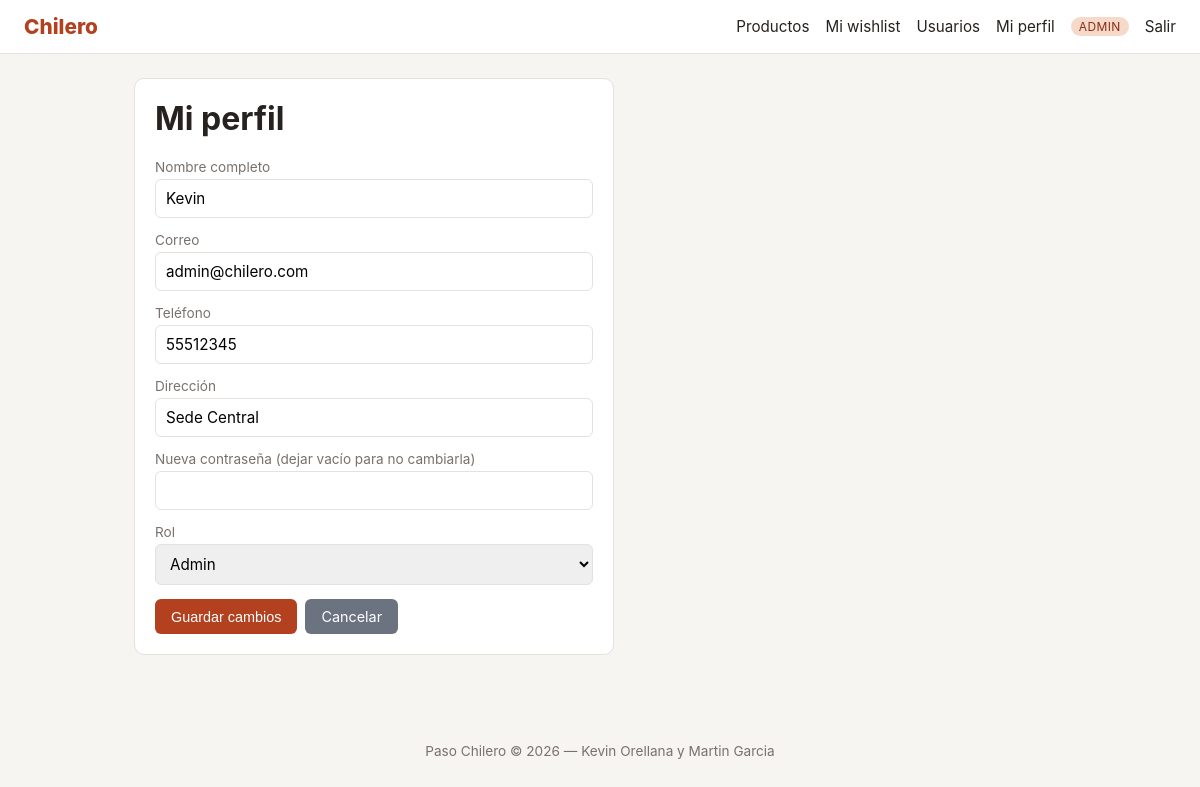
The app's page /usuarios/edit.php?id=1 (signed in) with its own data.
### tables this page shows
CREATE TABLE `usuario` (
    `id` INT(11) NOT NULL AUTO_INCREMENT,
    `nombre` VARCHAR(99) NOT NULL,
    `correo` VARCHAR(50) NOT NULL UNIQUE,
    `password` VARCHAR(255) NOT NULL,
    `telefono` VARCHAR(15) DEFAULT NULL,
    `direccion` VARCHAR(255) DEFAULT NULL,
    `tipo_usuario` ENUM('cliente','trabajador','admin') NOT NULL DEFAULT 'cliente',
    PRIMARY KEY (`id`)
);

### includes/auth.php (called while the page is built, shortened)
<?php
require_once __DIR__ . '/functions.php';
function currentRole(): ?string {
    return $_SESSION['user']['tipo_usuario'] ?? null;
}
function hasRole(array $roles): bool {
    $role = currentRole();
    return $role !== null && in_array($role, $roles, true);
}
function h(?string $value): string {
    return htmlspecialchars($value ?? '', ENT_QUOTES, 'UTF-8');
}

### includes/functions.php (called while the page is built, shortened)
<?php
function url(string $path = '/'): string {
    return BASE_URL . '/' . ltrim($path, '/');
}

### usuarios/edit.php (the view, shortened to what this page needs)
<?php
require __DIR__ . '/../config/db.php';
require __DIR__ . '/../includes/auth.php';
require_once __DIR__ . '/../includes/functions.php';
$sessionId = (int)($_SESSION['user']['id'] ?? 0);
$targetId  = (int)($_GET['id'] ?? $_POST['id'] ?? 0);
$isSelf = ($targetId === $sessionId);
$stmt = $pdo->prepare('SELECT * FROM usuario WHERE id = ?');
$stmt->execute([$targetId]);
$usuario = $stmt->fetch();
require __DIR__ . '/../includes/header.php';
?>
<div class="card" style="max-width:480px;">
    <h1><?= $isSelf ? 'Mi perfil' : 'Editar usuario' ?></h1>
    <form method="post" class="form-grid">
        <div>
            <label>Nombre completo</label>
            <input type="text" name="nombre" value="<?= h($usuario['nombre']) ?>" required>
        </div>
        <div>
            <label>Correo</label>
            <input type="email" name="correo" value="<?= h($usuario['correo']) ?>" required>
        </div>
        <div>
            <label>Teléfono</label>
            <input type="text" name="telefono" value="<?= h($usuario['telefono']) ?>">
        </div>
        <div>
            <label>Dirección</label>
            <input type="text" name="direccion" value="<?= h($usuario['direccion']) ?>">
        </div>
        <div>
            <label>Nueva contraseña (dejar vacío para no cambiarla)</label>
            <input type="password" name="password" minlength="6">
        </div>
        <div>
            <label>Rol</label>
            <?php if ($role === 'admin'): ?>
                <select name="tipo_usuario">
                    <option value="admin"      <?= $usuario['tipo_usuario']==='admin'?'selected':'' ?>>Admin</option>
                </select>
            <?php else: ?>
                <input type="text" value="<?= h($usuario['tipo_usuario']) ?>" disabled>
                <p class="muted">Solo un administrador puede cambiar tu rol.</p>
            <?php endif; ?>
        </div>
        <div class="actions">
            <button class="btn" type="submit">Guardar cambios</button>
            <?php if ($role === 'admin' && !$isSelf): ?>
                <a class="btn btn-secondary" href="<?= url('/usuarios/index.php') ?>">Cancelar</a>
            <?php else: ?>
                <a class="btn btn-secondary" href="<?= url('/index.php') ?>">Cancelar</a>
            <?php endif; ?>
        </div>
    </form>
</div>
<?php require __DIR__ . '/../includes/footer.php'; ?>

### assets/style.css (style rules this page uses)
:root { --primary: #b3401f; --primary-dark: #8a2f16; --bg: #f7f5f2; --card: #ffffff; --text: #26221f; --muted: #78716c; --border: #e5e1db; --ok: #1f7a3d; --err: #b3401f; }
* { box-sizing: border-box; }
body { margin: 0; font-family: -apple-system, Segoe UI, Roboto, Helvetica, Arial, sans-serif; background: var(--bg); color: var(--text); }
h1, h2 { margin-top: 0; }
.card { background: var(--card); border: 1px solid var(--border); border-radius: 10px; padding: 20px; margin-bottom: 20px; }
.form-grid { display: grid; gap: 14px; max-width: 480px; }
label { font-size: 0.85rem; color: var(--muted); display: block; margin-bottom: 4px; }
input, select, textarea { width: 100%; padding: 9px 10px; border: 1px solid var(--border); border-radius: 6px; font-size: 0.95rem; font-family: inherit; }
.btn { display: inline-block; background: var(--primary); color: #fff; border: none; padding: 9px 16px; border-radius: 6px; cursor: pointer; font-size: 0.9rem; text-decoration: none; }
.btn-secondary { background: #6b7280; }
.actions { display: flex; gap: 8px; flex-wrap: wrap; }

### records on screen
usuario: nombre "Kevin", correo "admin@chilero.com", telefono "55512345", direccion "Sede Central", tipo_usuario "Admin"

### other values on screen
$role "ADMIN"
